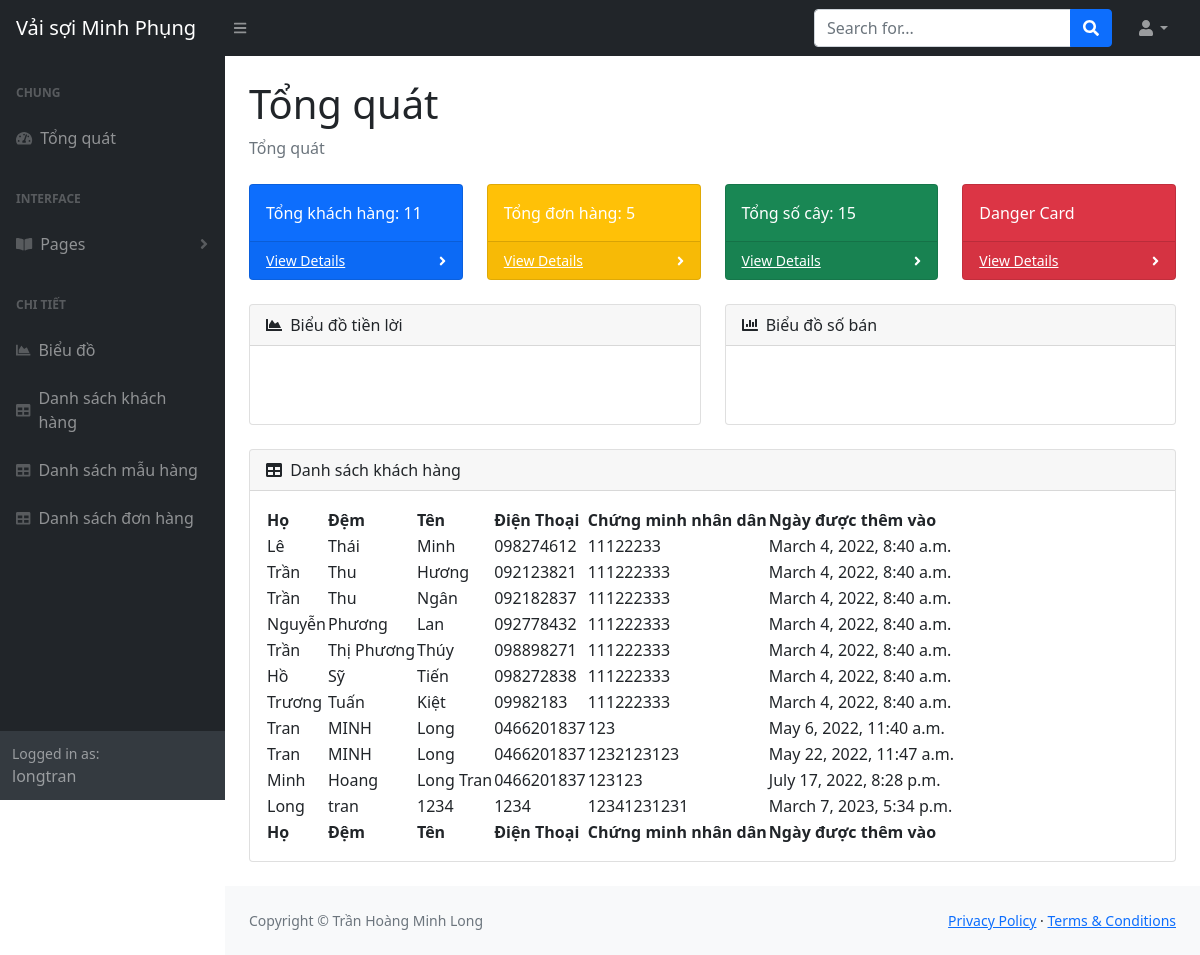
Page /home (signed in) on the committed database.
### management/models.py (models this page shows, shortened)
class Customer(models.Model):
    customer_id = models.BigAutoField(primary_key=True)
    lastname = models.CharField(max_length=64)
    middlename = models.CharField(max_length=64, null=True)
    firstname = models.CharField(max_length=64)
    phone = models.CharField(max_length=64, null=True)
    socialnumber = models.IntegerField(null=True)
    customer_date = models.DateTimeField(auto_now_add=True, null=True)

### management/decorators.py (the view)
        def wrapper_func(request, *args, **kwargs):
            group = None
            if request.user.groups.exists():
                group = request.user.groups.all()[0].name
            if group in allowed_roles:
                return view_func(request, *args, **kwargs)
            else:
                return HttpResponse("Bạn không có quyền truy cập")

### management/views.py (called while the page is built)
@login_required(login_url="login")
@allowed_users(allowed_roles=["admin", "employee"])
def home(request):
    customer = Customer.objects.all()
    order = Order.objects.all()
    product = Product.objects.all()
    total_customer = customer.count()
    total_order = order.count()
    total_product = product.count()
    context = {
        "customer": customer,
        "order": order,
        "product": product,
        "total_customer": total_customer,
        "total_order": total_order,
        "total_product": total_product,
    }
    return render(request, "management/index.html", context)

### management/templates/management/index.html
{% extends 'management/main.html' %} {%block content%}
<main>
  <div class="container-fluid px-4">
    <h1 class="mt-4">Tổng quát</h1>
    <ol class="breadcrumb mb-4">
      <li class="breadcrumb-item active">Tổng quát</li>
    </ol>
    <div class="row">
      <div class="col-xl-3 col-md-6">
        <div class="card bg-primary text-white mb-4">
          <div class="card-body">Tổng khách hàng: {{total_customer}}</div>
          <div
            class="card-footer d-flex align-items-center justify-content-between"
          >
            <a class="small text-white stretched-link" href="#">View Details</a>
            <div class="small text-white">
              <i class="fas fa-angle-right"></i>
            </div>
          </div>
        </div>
      </div>
      <div class="col-xl-3 col-md-6">
        <div class="card bg-warning text-white mb-4">
          <div class="card-body">Tổng đơn hàng: {{total_order}}</div>
          <div
            class="card-footer d-flex align-items-center justify-content-between"
          >
            <a class="small text-white stretched-link" href="#">View Details</a>
            <div class="small text-white">
              <i class="fas fa-angle-right"></i>
            </div>
          </div>
        </div>
      </div>
      <div class="col-xl-3 col-md-6">
        <div class="card bg-success text-white mb-4">
          <div class="card-body">Tổng số cây: {{total_product}}</div>
          <div
            class="card-footer d-flex align-items-center justify-content-between"
          >
            <a class="small text-white stretched-link" href="#">View Details</a>
            <div class="small text-white">
              <i class="fas fa-angle-right"></i>
            </div>
          </div>
        </div>
      </div>
      <div class="col-xl-3 col-md-6">
        <div class="card bg-danger text-white mb-4">
          <div class="card-body">Danger Card</div>
          <div
            class="card-footer d-flex align-items-center justify-content-between"
          >
            <a class="small text-white stretched-link" href="#">View Details</a>
            <div class="small text-white">
              <i class="fas fa-angle-right"></i>
            </div>
          </div>
        </div>
      </div>
    </div>
    <div class="row">
      <div class="col-xl-6">
        <div class="card mb-4">
          <div class="card-header">
            <i class="fas fa-chart-area me-1"></i>
            Biểu đồ tiền lời
          </div>
          <div class="card-body">
            <canvas id="myAreaChart" width="100%" height="40"></canvas>
          </div>
        </div>
      </div>
      <div class="col-xl-6">
        <div class="card mb-4">
          <div class="card-header">
            <i class="fas fa-chart-bar me-1"></i>
            Biểu đồ số bán
          </div>
          <div class="card-body">
            <canvas id="myBarChart" width="100%" height="40"></canvas>
          </div>
        </div>
      </div>
    </div>
    <div class="card mb-4">
      <div class="card-header">
        <i class="fas fa-table me-1"></i>
        Danh sách khách hàng
      </div>
      <div class="card-body">
        <table id="datatablesSimple">
          <thead>
            <tr>
              <th>Họ</th>
              <th>Đệm</th>
              <th>Tên</th>
              <th>Điện Thoại</th>
              <th>Chứng minh nhân dân</th>
              <th>Ngày được thêm vào</th>
            </tr>
          </thead>
          <tfoot>
            <tr>
              <th>Họ</th>
              <th>Đệm</th>
              <th>Tên</th>
              <th>Điện Thoại</th>
              <th>Chứng minh nhân dân</th>
              <th>Ngày được thêm vào</th>
            </tr>
          </tfoot>
          <tbody>
            {% for customer in customer %}
            <tr>
              <td>{{customer.lastname}}</td>
              <td>{{customer.middlename}}</td>
              <td>{{customer.firstname}}</td>
              <td>{{customer.phone}}</td>
              <td>{{customer.socialnumber}}</td>
              <td>{{customer.customer_date}}</td>
            </tr>
            {% endfor %}
          </tbody>
        </table>
      </div>
    </div>
  </div>
</main>
{%endblock%}

### management/templates/management/main.html (shortened to what this page needs)
{% load static %}
<!DOCTYPE html>
<html lang="en">
  <head>
    <link
      href="https://cdn.jsdelivr.net/npm/bootstrap@5.1.3/dist/css/bootstrap.min.css"
      rel="stylesheet"
    />
    <link
      href="https://cdn.jsdelivr.net/npm/simple-datatables@latest/dist/style.css"
      rel="stylesheet"
    />
    <link href="{% static '/css/styles.css' %}" rel="stylesheet" />
  </head>
  <body class="sb-nav-fixed">
    {% include 'management/navbar.html' %}
    <div id="layoutSidenav">
      {% include 'management/sidenavbar.html' %}
      <div id="layoutSidenav_content">
        {%block content%} {%endblock%}
        {% include 'management/footer.html' %}
      </div>
    </div>
  </body>
</html>

### management/templates/management/navbar.html (shortened to what this page needs)
<nav class="sb-topnav navbar navbar-expand navbar-dark bg-dark">
  <a class="navbar-brand ps-3" href="home">Vải sợi Minh Phụng</a>
  <button
    class="btn btn-link btn-sm order-1 order-lg-0 me-4 me-lg-0"
    id="sidebarToggle"
    href="#!"
  >
    <i class="fas fa-bars"></i>
  </button>
  <form
    class="d-none d-md-inline-block form-inline ms-auto me-0 me-md-3 my-2 my-md-0"
  >
    <div class="input-group">
      <input
        class="form-control"
        type="text"
        placeholder="Search for..."
        aria-label="Search for..."
        aria-describedby="btnNavbarSearch"
      />
      <button class="btn btn-primary" id="btnNavbarSearch" type="button">
        <i class="fas fa-search"></i>
      </button>
    </div>
  </form>
  <ul class="navbar-nav ms-auto ms-md-0 me-3 me-lg-4">
    <li class="nav-item dropdown">
      <a
        class="nav-link dropdown-toggle"
        id="navbarDropdown"
        href="#"
        role="button"
        data-bs-toggle="dropdown"
        aria-expanded="false"
        ><i class="fas fa-user fa-fw"></i
      ></a>
    </li>
  </ul>
</nav>

### management/templates/management/sidenavbar.html (shortened to what this page needs)
<div id="layoutSidenav_nav">
  <nav class="sb-sidenav accordion sb-sidenav-dark" id="sidenavAccordion">
    <div class="sb-sidenav-menu">
      <div class="nav">
        <div class="sb-sidenav-menu-heading">Chung</div>
        <a class="nav-link" href="home">
          <div class="sb-nav-link-icon">
            <i class="fas fa-tachometer-alt"></i>
          </div>
          Tổng quát
        </a>
        <div class="sb-sidenav-menu-heading">Interface</div>
        <a
          class="nav-link collapsed"
          href="#"
          data-bs-toggle="collapse"
          data-bs-target="#collapsePages"
          aria-expanded="false"
          aria-controls="collapsePages"
        >
          <div class="sb-nav-link-icon"><i class="fas fa-book-open"></i></div>
          Pages
          <div class="sb-sidenav-collapse-arrow">
            <i class="fas fa-angle-down"></i>
          </div>
        </a>
        <div class="sb-sidenav-menu-heading">Chi tiết</div>
        <a class="nav-link" href="{% url 'charts' %}">
          <div class="sb-nav-link-icon"><i class="fas fa-chart-area"></i></div>
          Biểu đồ
        </a>
        <a class="nav-link" href="{% url 'customerTable' %}">
          <div class="sb-nav-link-icon"><i class="fas fa-table"></i></div>
          Danh sách khách hàng
        </a>
        <a class="nav-link" href="{% url 'productTable' %}">
          <div class="sb-nav-link-icon"><i class="fas fa-table"></i></div>
          Danh sách mẫu hàng
        </a>
        <a class="nav-link" href="{% url 'orderTable' %}">
          <div class="sb-nav-link-icon"><i class="fas fa-table"></i></div>
          Danh sách đơn hàng
        </a>
      </div>
    </div>
    <div class="sb-sidenav-footer">
      <div class="small">Logged in as:</div>
      {{request.user}}
    </div>
  </nav>
</div>

### management/templates/management/footer.html
<footer class="py-4 bg-light mt-auto">
    <div class="container-fluid px-4">
        <div class="d-flex align-items-center justify-content-between small">
            <div class="text-muted">Copyright &copy; Trần Hoàng Minh Long</div>
            <div>
                <a href="#">Privacy Policy</a>
                &middot;
                <a href="#">Terms &amp; Conditions</a>
            </div>
        </div>
    </div>
</footer>

### rows in the picture
Customer: lastname "Lê", middlename "Thái", firstname "Minh", phone "098274612", socialnumber "11122233", customer_date "March 4, 2022, 8:40 a.m."
Customer: lastname "Trần", middlename "Thu", firstname "Hương", phone "092123821", socialnumber "111222333", customer_date "March 4, 2022, 8:40 a.m."
Customer: lastname "Trần", middlename "Thu", firstname "Ngân", phone "092182837", socialnumber "111222333", customer_date "March 4, 2022, 8:40 a.m."
Customer: lastname "Nguyễn", middlename "Phương", firstname "Lan", phone "092778432", socialnumber "111222333", customer_date "March 4, 2022, 8:40 a.m."
Customer: lastname "Trần", middlename "Thị Phương", firstname "Thúy", phone "098898271", socialnumber "111222333", customer_date "March 4, 2022, 8:40 a.m."
Customer: lastname "Hồ", middlename "Sỹ", firstname "Tiến", phone "098272838", socialnumber "111222333", customer_date "March 4, 2022, 8:40 a.m."
Customer: lastname "Trương", middlename "Tuấn", firstname "Kiệt", phone "09982183", socialnumber "111222333", customer_date "March 4, 2022, 8:40 a.m."
Customer: lastname "Tran", middlename "MINH", firstname "Long", phone "0466201837", socialnumber "123", customer_date "May 6, 2022, 11:40 a.m."
Customer: lastname "Tran", middlename "MINH", firstname "Long", phone "0466201837", socialnumber "1232123123", customer_date "May 22, 2022, 11:47 a.m."
Customer: lastname "Minh", middlename "Hoang", firstname "Long Tran", phone "0466201837", socialnumber "123123", customer_date "July 17, 2022, 8:28 p.m."
Customer: lastname "Long", middlename "tran", firstname "1234", phone "1234", socialnumber "12341231231", customer_date "March 7, 2023, 5:34 p.m."

### other values in the picture
{{ request.user }} "longtran"
{{ total_customer }} "11"
{{ total_order }} "5"
{{ total_product }} "15"
